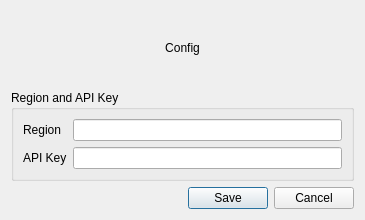
<?xml version="1.0" encoding="UTF-8"?>
<ui version="4.0">
 <class>Dialog</class>
 <widget class="QDialog" name="Dialog">
  <property name="geometry">
   <rect>
    <x>0</x>
    <y>0</y>
    <width>365</width>
    <height>220</height>
   </rect>
  </property>
  <property name="minimumSize">
   <size>
    <width>240</width>
    <height>0</height>
   </size>
  </property>
  <property name="windowTitle">
   <string>Config</string>
  </property>
  <layout class="QVBoxLayout" name="verticalLayout">
   <item>
    <widget class="QLabel" name="main_label">
     <property name="text">
      <string>Config</string>
     </property>
     <property name="alignment">
      <set>Qt::AlignCenter</set>
     </property>
     <property name="openExternalLinks">
      <bool>true</bool>
     </property>
    </widget>
   </item>
   <item>
    <widget class="QGroupBox" name="groupBox">
     <property name="title">
      <string>Region and API Key</string>
     </property>
     <layout class="QGridLayout" name="gridLayout_2">
      <item row="2" column="0">
       <widget class="QLabel" name="apikey_label">
        <property name="text">
         <string>API Key</string>
        </property>
       </widget>
      </item>
      <item row="0" column="0">
       <widget class="QLabel" name="region_label">
        <property name="text">
         <string>Region</string>
        </property>
       </widget>
      </item>
      <item row="0" column="1">
       <widget class="QLineEdit" name="region_lineEdit"/>
      </item>
      <item row="2" column="1">
       <widget class="QLineEdit" name="apikey_lineEdit"/>
      </item>
     </layout>
    </widget>
   </item>
   <item>
    <layout class="QHBoxLayout" name="horizontalLayout">
     <item>
      <spacer name="horizontalSpacer">
       <property name="orientation">
        <enum>Qt::Horizontal</enum>
       </property>
       <property name="sizeHint" stdset="0">
        <size>
         <width>40</width>
         <height>20</height>
        </size>
       </property>
      </spacer>
     </item>
     <item>
      <widget class="QPushButton" name="button_save">
       <property name="sizePolicy">
        <sizepolicy hsizetype="Minimum" vsizetype="Fixed">
         <horstretch>0</horstretch>
         <verstretch>0</verstretch>
        </sizepolicy>
       </property>
       <property name="text">
        <string>Save</string>
       </property>
      </widget>
     </item>
     <item>
      <widget class="QPushButton" name="button_cancel">
       <property name="sizePolicy">
        <sizepolicy hsizetype="Minimum" vsizetype="Fixed">
         <horstretch>0</horstretch>
         <verstretch>0</verstretch>
        </sizepolicy>
       </property>
       <property name="text">
        <string>Cancel</string>
       </property>
      </widget>
     </item>
    </layout>
   </item>
  </layout>
 </widget>
 <resources/>
 <connections/>
</ui>
